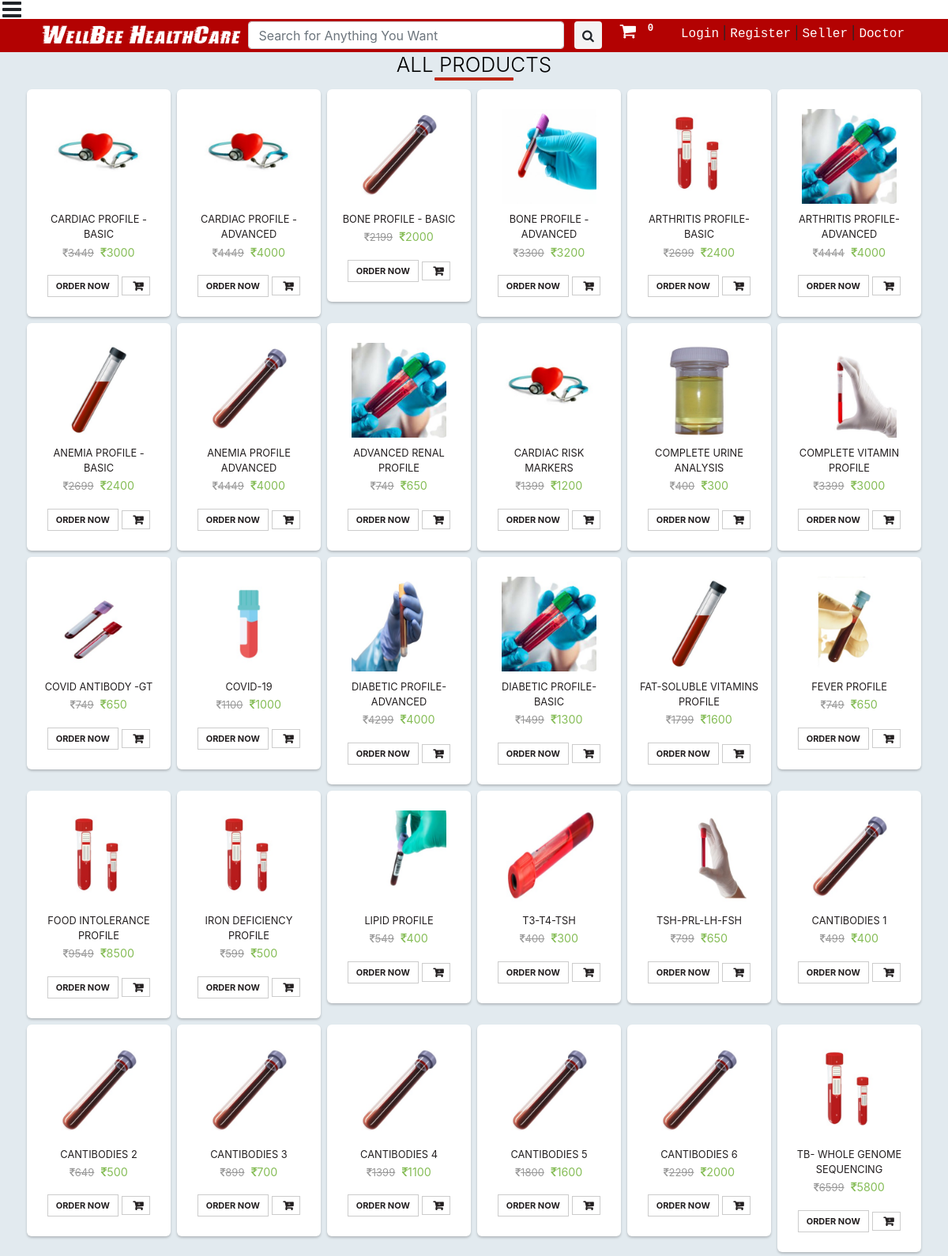
The app's page /search/ (upper part) with its own data.
### saler/models.py (models this page shows, shortened)
class Product(models.Model):
	GST_CHOICES = (("0",'0'),("3",'3'),("5",'5'),("12",'12'),("18",'18'),("28",'28'))
	product_id = models.BigAutoField(primary_key=True)
	product_id2 = models.CharField(max_length=100,default='')
	shop = models.ForeignKey(User, on_delete=models.CASCADE,default='')
	product_name = models.CharField(max_length=100)
	category = models.ForeignKey(category, default="", verbose_name="Category", on_delete=models.SET_DEFAULT, null=True)
	subcategory = models.CharField(max_length=50, default="")
	price = models.IntegerField(default=0)
	price_not = models.IntegerField(default=999)
	desc = models.TextField()
	gst = models.CharField(default='0',max_length=3,choices=GST_CHOICES)
	pub_date = models.DateField(auto_now=True)
	image1 = models.ImageField(upload_to='products/images', default="",null=True)
	image2 = models.ImageField(upload_to='products/images', default="",null=True,blank=True)
	image3 = models.ImageField(upload_to='products/images', default="",null=True,blank=True)
	image4 = models.ImageField(upload_to='products/images', default="",null=True,blank=True)
	image5 = models.ImageField(upload_to='products/images', default="",null=True,blank=True)

### main/views.py (the view)
# urls.py: path('search/', views.search, name="search"),
def search(request):
	query = request.GET.get('query', '')
	prods = []
	for prod in [i for i in Product.objects.all() ]:
		if query.lower() in prod.product_name.lower() or query.lower() in prod.desc.lower() or query.lower() in prod.subcategory.lower():
			prods.append([prod,[item for item in ProductSize.objects.filter(product=prod)]])
	params = {
		'product':prods,
		'cart_element_no' : len([p for p in Cart.objects.all() if p.user == request.user]),
		'category':category.objects.all(),
		}
	return render(request, 'main/view_all.html', params)

### main/templatetags/app_tags.py (called while the page is built)
@register.filter(name='split')
def split(str, key):
    return str.split(key)

### saler/models.py (called while the page is built)
	def __str__(self):
		return f'{self.name}'

### main/templates/main/view_all.html (shortened to what this page needs)
{% extends 'main/base.html' %}
{% load static %}
{% block main_body %}
<div class="container-fluid" style="background-color: #e2eaef;">
		<h2>All <b>{{catg}}</b> Products</h2>
		<div class="row pt-1" style="justify-content: center;">
			{% for i in product reversed %}
			<div class="p-1 prod1212">
				<a href="{% url 'home' %}product/{{i.0.product_id}}" style="text-decoration: none; color: #231f20">
				<div class="thumb-wrapper">
					<div class="img-box">
						<img src="{{i.0.image1.url}}" class="img-responsive img-fluid" alt="">
					</div>
					<div class="thumb-content">
						<small>{{i.0.product_name}}</small>
						<p class="item-price"><strike><i class="fa fa-inr"
														aria-hidden="true"></i>{{i.0.price_not}}</strike> <span><i class="fa fa-inr"
												aria-hidden="true"></i>{{i.0.price}}</span></p>
						<div>
							{% if i.1 %}
							<a p_id="{{i.0.product_id}}" class="btn btn-primary oprbtn" id="ord{{i.0.product_id}}">Order Now</a>
							<div id="ord{{i.0.product_id}}sizesof" style="display: none;">
								{% for me in i.1 %}
								<form method="GET" style="display: inline;" action="/order_now">
														<input type="text" name="prod_id" value="{{i.0.product_id}}" style="display: none;">
														<input type="size" name="prod_size" value="{{me.size}}" style="display: none;">
														<button type="submit" class="btn pt-1 pb-1 pr-2 pl-2">{{me.size}}</button>
													</form>
								{% endfor %}
							</div>
							<a p_id="{{i.0.product_id}}" class="btn btn-primary oprbtn"  style="padding: 5px 10px 5px 5px;" id="atc{{i.0.product_id}}"><i class="fa fa-cart-plus" aria-hidden="true"></i></a>
							<div id="atc{{i.0.product_id}}sizesof" style="display: none;">
								{% for me in i.1 %}
								<a prod_id="{{i.0.product_id}}" class="btn pt-1 pb-1 pr-2 pl-2 add_to_cart">{{me.size}}</a>
								{% endfor %}
							</div>
							{% else %}
											<form method="GET" style="display: inline;" action="/order_now">
														<button type="submit" class="btn btn-primary oprbtn">Order Now</button>
													</form>
												<a prod_id="{{i.0.product_id}}" class="btn pt-1 pb-1 pr-2 pl-2 add_to_cart"><i class="fa fa-cart-plus" aria-hidden="true"></i></a>
										{% endif %}
						</div>
					</div>
				</div>
				</a>
			</div>
			{% endfor %}
		</div>
</div>
{% endblock main_body %}

### main/static/main/css/style.css (style rules this page uses)
body a { text-decoration: none; transition: 0.5s all; -webkit-transition: 0.5s all; -moz-transition: 0.5s all; -o-transition: 0.5s all; transition: 0.5s all; }
.item-price { font-size: 13px; padding: 2px 0; }
.item-price strike { color: #999; margin-right: 5px; }
.item-price span { color: #86bd57; font-size: 110%; }

### main/templates/main/view_all.html (style rules this page uses)
.prod1212 .thumb-wrapper { padding: 25px 15px; background: #fff; border-radius: 6px; text-align: center; position: relative; box-shadow: 0 2px 3px rgba(0,0,0,0.2); }
.prod1212 .img-box { height: 120px; margin-bottom: 10px; width: 100%; position: relative; }
.prod1212 img { max-width: 100%; max-height: 100%; display: inline-block; position: absolute; bottom: 0; margin: 0 auto; left: 0; right: 0; }
.prod1212 .thumb-content .btn { color: #231f20; border-radius: 0; font-size: 11px; text-transform: uppercase; font-weight: bold; background: none; border: 1px solid #ccc; padding: 5px 10px; line-height: 16px; }
.prod1212 .thumb-content .btn i { font-size: 14px; font-weight: bold; margin-left: 5px; }
h2 { color: #000; font-size: 26px; font-weight: 300; text-align: center; text-transform: uppercase; position: relative; }
h2::after { content: ""; width: 100px; position: absolute; margin: 0 auto; height: 4px; border-radius: 1px; background: #be2714; left: 0; right: 0; bottom: -5px; }
.item-price { font-size: 13px; padding: 2px 0; }
.prod1212 { width: 190px; }

### records on screen
Product: image1 (picture), product_name "CARDIAC PROFILE -BASIC", price_not "3449", price "3000"
Product: image1 (picture), product_name "CARDIAC PROFILE -ADVANCED", price_not "4449", price "4000"
Product: image1 (picture), product_name "BONE PROFILE - BASIC", price_not "2199", price "2000"
Product: image1 (picture), product_name "BONE PROFILE - ADVANCED", price_not "3300", price "3200"
Product: image1 (picture), product_name "ARTHRITIS PROFILE-BASIC", price_not "2699", price "2400"
Product: image1 (picture), product_name "ARTHRITIS PROFILE-ADVANCED", price_not "4444", price "4000"
Product: image1 (picture), product_name "ANEMIA PROFILE - BASIC", price_not "2699", price "2400"
Product: image1 (picture), product_name "ANEMIA PROFILE ADVANCED", price_not "4449", price "4000"
Product: image1 (picture), product_name "ADVANCED RENAL PROFILE", price_not "749", price "650"
Product: image1 (picture), product_name "CARDIAC RISK MARKERS", price_not "1399", price "1200"
Product: image1 (picture), product_name "COMPLETE URINE ANALYSIS", price_not "400", price "300"
Product: image1 (picture), product_name "COMPLETE VITAMIN PROFILE", price_not "3399", price "3000"
Product: image1 (picture), product_name "COVID ANTIBODY -GT", price_not "749", price "650"
Product: image1 (picture), product_name "COVID-19", price_not "1100", price "1000"
Product: image1 (picture), product_name "DIABETIC PROFILE-ADVANCED", price_not "4299", price "4000"
Product: image1 (picture), product_name "DIABETIC PROFILE-BASIC", price_not "1499", price "1300"
Product: image1 (picture), product_name "FAT-SOLUBLE VITAMINS PROFILE", price_not "1799", price "1600"
Product: image1 (picture), product_name "FEVER PROFILE", price_not "749", price "650"
Product: image1 (picture), product_name "FOOD INTOLERANCE PROFILE", price_not "9549", price "8500"
Product: image1 (picture), product_name "IRON DEFICIENCY PROFILE", price_not "599", price "500"
Product: image1 (picture), product_name "LIPID PROFILE", price_not "549", price "400"
Product: image1 (picture), product_name "T3-T4-TSH", price_not "400", price "300"
Product: image1 (picture), product_name "TSH-PRL-LH-FSH", price_not "799", price "650"
Product: image1 (picture), product_name "CANTIBODIES 1", price_not "499", price "400"
Product: image1 (picture), product_name "CANTIBODIES 2", price_not "649", price "500"
Product: image1 (picture), product_name "CANTIBODIES 3", price_not "899", price "700"
Product: image1 (picture), product_name "CANTIBODIES 4", price_not "1399", price "1100"
Product: image1 (picture), product_name "CANTIBODIES 5", price_not "1800", price "1600"
Product: image1 (picture), product_name "CANTIBODIES 6", price_not "2299", price "2000"
Product: image1 (picture), product_name "TB- WHOLE GENOME SEQUENCING", price_not "6599", price "5800"

### other values on screen
{{ cart_element_no }} "0"
